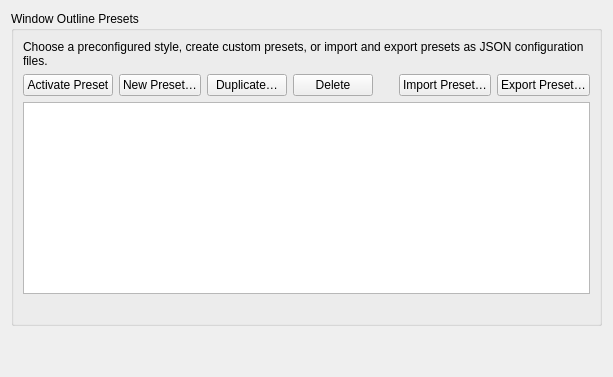
     <widget class="QWidget" name="tabPresets">
      <attribute name="title">
       <string>Presets</string>
      </attribute>
      <layout class="QVBoxLayout" name="verticalLayoutPresets">
       <item>
        <widget class="QGroupBox" name="groupPresets">
         <property name="title">
          <string>Window Outline Presets</string>
         </property>
         <layout class="QVBoxLayout" name="layoutGroupPresets">
          <item>
           <widget class="QLabel" name="labelPresetsHelp">
            <property name="text">
             <string>Choose a preconfigured style, create custom presets, or import and export presets as JSON configuration files.</string>
            </property>
            <property name="wordWrap">
             <bool>true</bool>
            </property>
           </widget>
          </item>
          <item>
           <layout class="QHBoxLayout" name="layoutPresetActions">
            <item>
             <widget class="QPushButton" name="btnActivatePreset">
              <property name="text">
               <string>Activate Preset</string>
              </property>
              <property name="icon">
               <iconset theme="dialog-ok"/>
              </property>
              <property name="toolTip">
               <string>Apply the selected preset settings to the outline configuration</string>
              </property>
             </widget>
            </item>
            <item>
             <widget class="QPushButton" name="btnNewPreset">
              <property name="text">
               <string>New Preset…</string>
              </property>
              <property name="icon">
               <iconset theme="document-new"/>
              </property>
              <property name="toolTip">
               <string>Create a new preset from current configuration</string>
              </property>
             </widget>
            </item>
            <item>
             <widget class="QPushButton" name="btnDuplicatePreset">
              <property name="text">
               <string>Duplicate…</string>
              </property>
              <property name="icon">
               <iconset theme="edit-copy"/>
              </property>
              <property name="toolTip">
               <string>Duplicate the selected preset under a new name</string>
              </property>
             </widget>
            </item>
            <item>
             <widget class="QPushButton" name="btnDeletePreset">
              <property name="text">
               <string>Delete</string>
              </property>
              <property name="icon">
               <iconset theme="edit-delete"/>
              </property>
              <property name="toolTip">
               <string>Delete the selected preset</string>
              </property>
             </widget>
            </item>
            <item>
             <spacer name="spacerPresetActions">
              <property name="orientation">
               <enum>Qt::Horizontal</enum>
              </property>
              <property name="sizeHint" stdset="0">
               <size>
                <width>20</width>
                <height>20</height>
               </size>
              </property>
             </spacer>
            </item>
            <item>
             <widget class="QPushButton" name="btnImportPreset">
              <property name="text">
               <string>Import Preset…</string>
              </property>
              <property name="icon">
               <iconset theme="document-import"/>
              </property>
              <property name="toolTip">
               <string>Import a preset from a JSON configuration file</string>
              </property>
             </widget>
            </item>
            <item>
             <widget class="QPushButton" name="btnExportPreset">
              <property name="text">
               <string>Export Preset…</string>
              </property>
              <property name="icon">
               <iconset theme="document-export"/>
              </property>
              <property name="toolTip">
               <string>Export the selected preset to an external JSON configuration file</string>
              </property>
             </widget>
            </item>
           </layout>
          </item>
          <item>
           <widget class="QTableWidget" name="tablePresets">
            <property name="alternatingRowColors">
             <bool>true</bool>
            </property>
            <property name="selectionMode">
             <enum>QAbstractItemView::SingleSelection</enum>
            </property>
            <property name="selectionBehavior">
             <enum>QAbstractItemView::SelectRows</enum>
            </property>
            <property name="showGrid">
             <bool>true</bool>
            </property>
           </widget>
          </item>
          <item>
           <widget class="QLabel" name="labelPresetStatus">
            <property name="text">
             <string/>
            </property>
            <property name="wordWrap">
             <bool>true</bool>
            </property>
           </widget>
          </item>
         </layout>
        </widget>
       </item>
       <item>
        <spacer name="verticalSpacerPresets">
         <property name="orientation">
          <enum>Qt::Vertical</enum>
         </property>
         <property name="sizeHint" stdset="0">
          <size>
           <width>20</width>
           <height>40</height>
          </size>
         </property>
        </spacer>
       </item>
      </layout>
     </widget>
